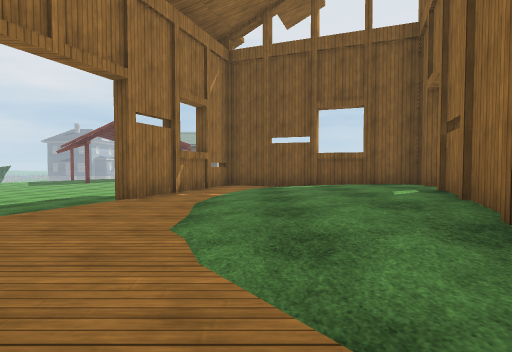
view 1 (above)

12 first-person views from a walk through a scene from a Unity 3-D project. The camera is 1.2 m above the floor, tilts 2° down and sees 80° across. The floor is counted in squares, 2 m on a side. Each view is taken from the middle of a square. On the plan, view 1 faces up. The plan holds only what a view shows up to about 9 squares ahead; the rest is blank. The place goes on beyond the plan. The player character is not drawn. Some surface patterns are stand-ins.

view 2
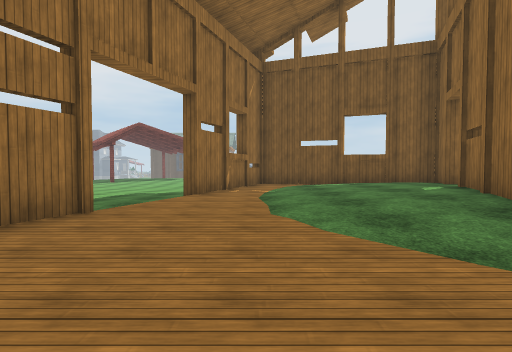

view 3
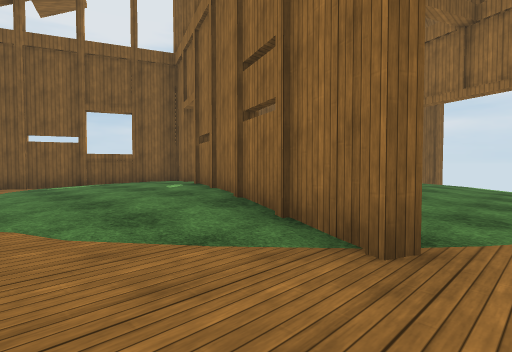

view 4
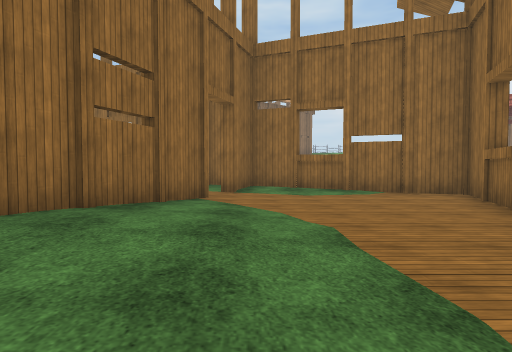

view 5
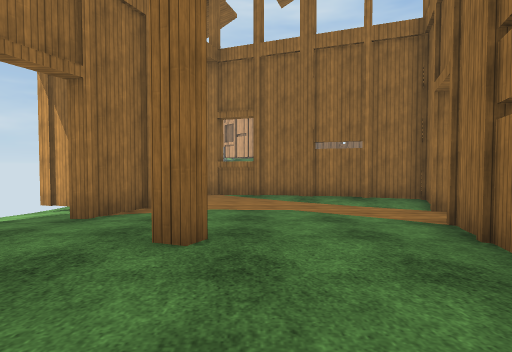

view 6
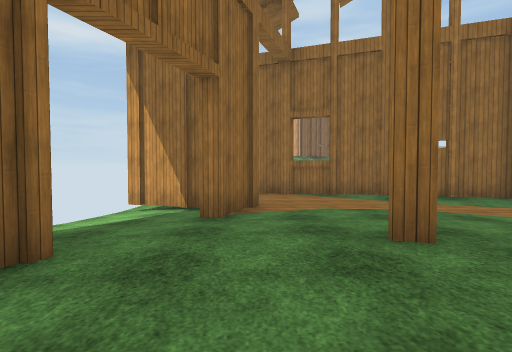

view 7
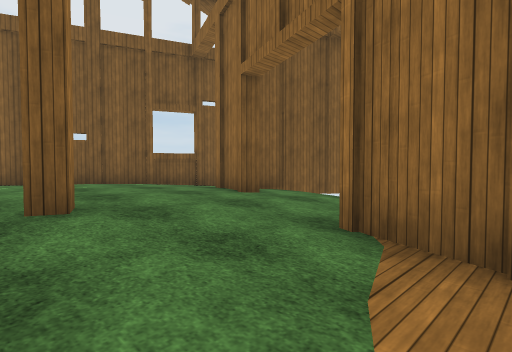

view 8
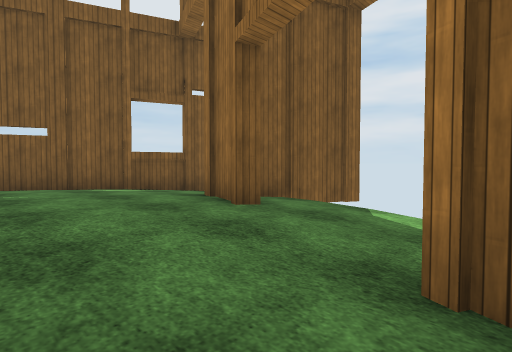

view 9
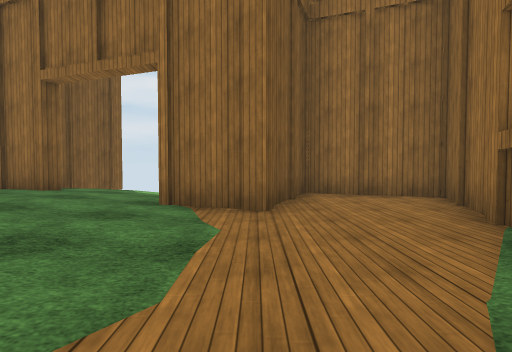

view 10
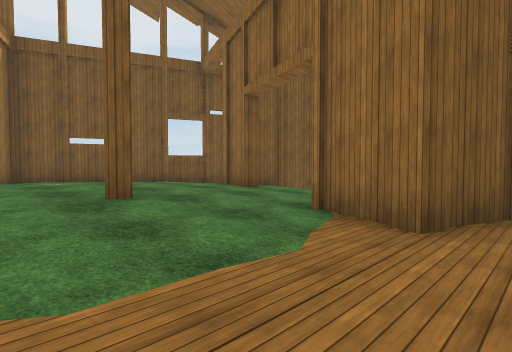

view 11
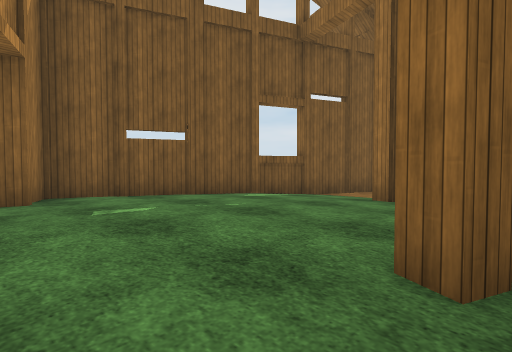

view 12
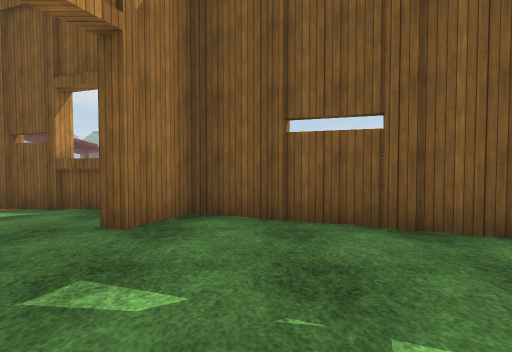

### Floor plan
Key: @ floor where view 1 was taken; # wall or solid block; x gap in a wall; . main floor; : floor 0.25 m higher than the main floor; - floor 0.25 m lower than the main floor; + floor 0.5 m higher than the main floor; _ floor 0.5 m lower than the main floor.
Columns run from 7 left of view 1 to 10 right of it. Each row starts with its distance up from view 1.
  9 ____  ###
  8 _____##.####
  7  ____#..::+###
  6   __-#..:++#+####
  5    --..::+#++++:##
  4    --..::##++++:..
  3    #....:#+++++##
  2    #....:#+++++###
  1    #....##:+#+::.
  0   ##...@#..:::...
 -1   ###........#.-_
 -2     #####....##__
 -3        ###....##x
 -4          ####..#_
 -5             ####

Positions as (right, up) in squares from view 1, and headings:
1: (0, 0), facing up
2: (-1, -1), facing up
3: (-1, -1), facing up-right
4: (0, 6), facing down
5: (4, 4), facing down
6: (6, 4), facing down
7: (4, -2), facing up-right
8: (5, -1), facing up-right
9: (2, -2), facing right
10: (3, -3), facing up-right
11: (3, 1), facing up-right
12: (5, 3), facing up
